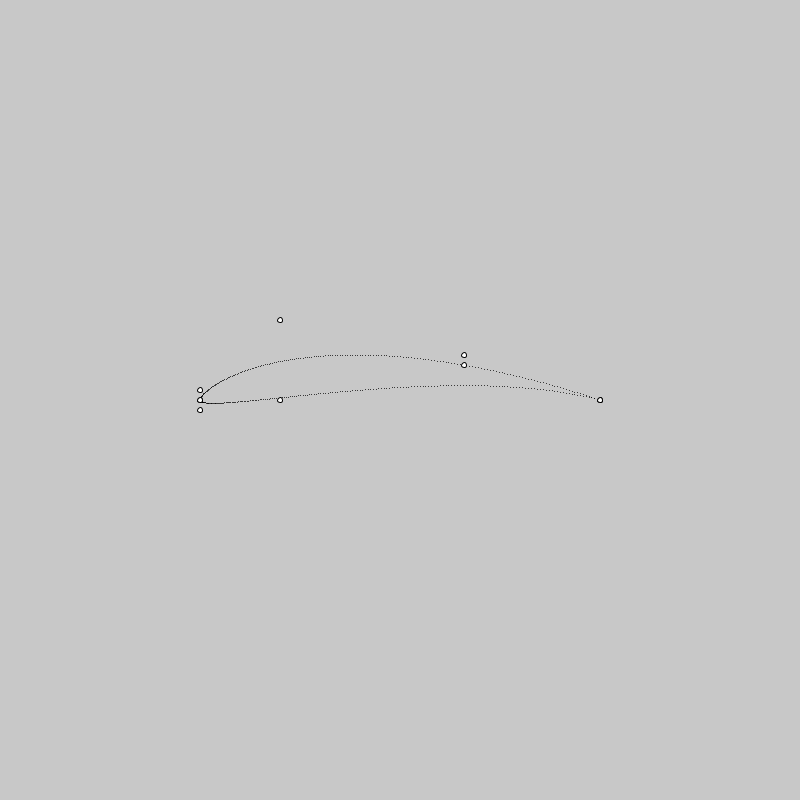
Frame 1 (no input)
Frame 60 (the mouse pressed at the canvas centre just before this capture): identical to frame 1, image omitted
Frame 120 (the mouse held since frame 60 and released just before this capture): identical to frame 1, image omitted

The Processing sketch that drew this single still picture (run headless with seeded random() and noise(); from frame 60 on, the mouse is pressed at the canvas centre):

// Processing sketch: AirfoilGenerator_2
// ── AirfoilGenerator_2.pde
float sc=1.0;



//float [] downx = {0.0, 0.0,   0.33,  0.66 , 1.0};
float [] upx = {0.0,  0.0,   0.33,   0.66, 1.0};
float [] downx = upx;


/*
// profil 1
float [] upy   = {0.0,  2.0,  2.0,  0.66,  0.0};
float [] downy = {0.0, -1.0,  -1.0,  -0.33,  0.0};
*/

/*
profil 2
float [] upy   = {0.0, 1.0,  2.0,   1.0,  0.0};
float [] downy = {0.0, -0.5,  1.0,   1.0,  0.0};
*/


//profil 2
float [] upy   = {0.0, 1.0,   2.0,   1.5,  0.0};
float [] downy = {0.0, -1.0,  1.0,  1.0,  0.0};



float [] pupx = new float [200];
float [] pupy = new float [200];
float [] pdownx =new float [200];
float [] pdowny = new float [200];

BezierN myBezier;

void setup (){
size(800,800);
smooth();
frameRate(10);

myBezier = new BezierN(upx.length);

Generate_2();

myBezier.interpolate(upx,pupx);
myBezier.interpolate(upy,pupy);
myBezier.interpolate(downx,pdownx);
myBezier.interpolate(downy,pdowny);

}

void draw(){

  background(200);
  
  if(keyPressed){
  if(key=='+'){sc*=1.1;}
  if(key=='-'){sc/=1.1;}
  }

paint_spline_points(200,400 ,sc*400,sc*400, pupx,pupy);
paint_spline_ellipse(200,400 ,sc*400,sc*400, upx,upy);
paint_spline_points(200,400 ,sc*400,sc*400, pdownx,pdowny);
paint_spline_ellipse(200,400 ,sc*400,sc*400, downx,downy);

//noLoop();
}




void paint_spline_points(float x0, float y0, float sx,float sy, float [] px, float [] py ){
  for(int i=0; i<pupx.length; i++){
  point(px[i]*sx+x0,-py[i]*sy+y0);
  }
};

void paint_spline_ellipse(float x0, float y0, float sx,float sy, float [] px, float [] py ){
  for(int i=0; i<px.length; i++){
  ellipse(px[i]*sx+x0,-py[i]*sy+y0,5,5);
  }
};


// ── BesierN.pde

class BezierN{
  int order;
  int [] binom;
  float [] tts;
  float [] ts;

BezierN(int order_){
  order=order_;
  binom=new int[order];
  tts=new float[order];
  ts=new float[order];
  binom[0]=1;
  for(int i=1;i<=order;i++){
  int temp=binom[0];
  for(int ii=1;ii<i;ii++){
    int temp2= binom[ii];
    binom[ii]=temp+binom[ii];
    temp = temp2;
  //  print(binom[ii]+" ");
  }
  //println();
  }
  for(int i=0;i<order;i++){
  //print(binom[i]+" ");
  }  
}

final void interpolate(float [] coefs, float [] output){
int n = output.length;
float step = 1.0/(float)n;
float t = 0;
for(int i=0;i<n;i++){
t+=step; float tt=1.0-t;
float ttemp=1.0; float tttemp=1.0;
for(int j=0;j<order;j++){  // generate powers of t
 ts[j] = ttemp;  tts[order-j-1] = tttemp;
 ttemp*=t;       tttemp*=tt;
}

//for(int j=0;j<order;j++){ println(ts[j]+" "+tts[j]);  }

output[i]=0;
for(int j=0;j<order;j++){  
output[i]+=coefs[j]*tts[j]*ts[j]*binom[j];
}
//println("=========="+output[i]);

}

}

}

// ── Generator.pde
void Generate_2(){
  
  float yscale = 0.1;
  float r = yscale  *0.25;
  
  float x1 =0.20;
  float x2 =0.66;
  
  float c1 =yscale*   1;
  float c2 =yscale*   1;
  
  float t1 =yscale*    2.0;
  float t2 =yscale*    0.25;
  
  // boundary points - constant
    upx[0]=0;        upx[0]=0.0;
  downx[0]=0;      downx[0]=0.0; 
    upx[4]=1.0;      upy[4]=0.0;
  downx[4]=1.0;    downy[4]=0.0;
  
  // leadin edge curvature
    upx[1]=0;   upy[1]=r;   // blunt leading edge
  downx[1]=0; downy[1]=-r;  // symetric curvature  

  // control points positions
  upx[2]=x1;  downx[2]=x1;  // symetric position 
  upx[3]=x2;  downx[3]=x2;
  
  // control points camber
  upy[2]=c1;  downy[2]=c1;  // symetric thickness
  upy[3]=c2;  downy[3]=c2;
  
  // control points thickness
  upy[2]+=0.5*t1;  downy[2]-=0.5*t1;  // symetric thicness
  upy[3]+=0.5*t2;  downy[3]-=0.5*t2;
  
};
